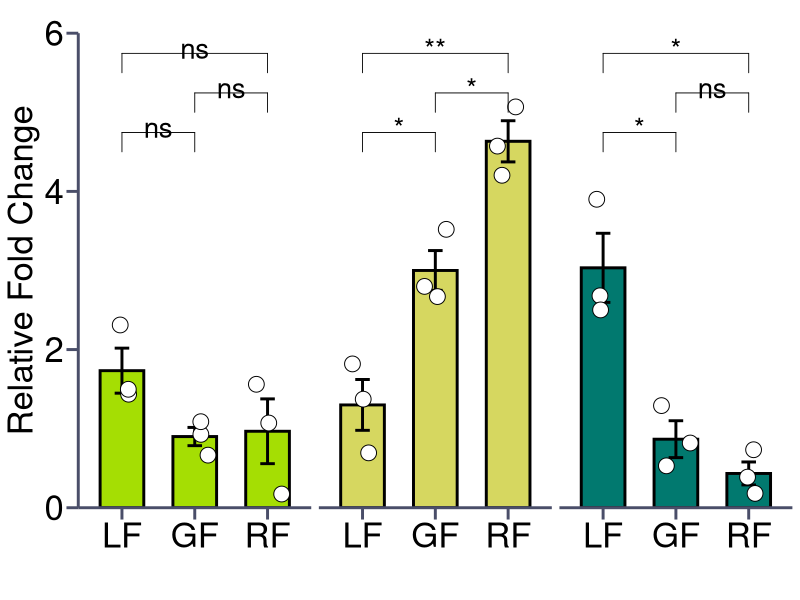

This figure's R source:
# Load the necessary libraries
library(ggplot2)
library(ggpubr)
library(tidyr)

# Create the data frame
data <- data.frame(
  lncRNA = c(1.4, 2.3, 1.5, 0.7, 0.9, 1.1, 1.6, 0.2, 1.1),
  miRNA = c(0.7, 1.8, 1.4, 2.8, 2.7, 3.5, 4.2, 4.6, 5.1),
  mRNA = c(2.7, 3.9, 2.5, 0.8, 1.3, 0.5, 0.4, 0.2, 0.7),
  group = factor(c("LF", "LF", "LF", "GF", "GF", "GF", "RF", "RF", "RF"),
                 levels = unique(c("LF", "GF", "RF"))))

# Reshape the data to long format
data_long <- pivot_longer(data, cols = c(lncRNA, miRNA, mRNA), names_to = "type", values_to = "value")

ggbarplot(
  data_long, 
  x = "group", 
  y = "value", 
  fill = "type",
  add = "mean", 
  color = "black",
  width = 0.6,
  facet.by = "type", 
  scales = "fixed", # Keep consistent y-scales across facets (free_y/fixed)
  xlab = "", 
  ylab = "Relative Fold Change",
  title = "",
  size = 1 #Increase border size
) + 
  # Add error bars
  stat_summary(
    fun.data = mean_se, 
    geom = "errorbar", 
    width = 0.2,
    size = 1
  ) + 
  # Add jitter points
  geom_jitter(
    position = position_jitter(width = 0.2), 
    size = 5, 
    color = "black",
    fill = "white",
    shape = 21
  ) + 
  # Add statistical comparisons
  stat_compare_means(
    comparisons = list(c("LF", "GF"), c("GF", "RF"), c("LF", "RF")),
    label = "p.signif", 
    method = "t.test", 
    tip.length = 0.05,
    vjust = 0.5, 
    size = 7, 
    label.y = c(4.5, 5, 5.5)) + 
  # Apply custom theme and scales
  theme_classic() +
  scale_fill_manual(values = c('lncRNA' = '#a5de03', 'miRNA' = '#d6d760', 'mRNA' = '#01796f')) +
  scale_y_continuous(limits = c(0, 6), breaks = seq(0, 6, by = 2), expand = c(0, 0)) + 
  theme(
    axis.line = element_line(linewidth = 1, colour = "#4a4e69"),
    axis.ticks = element_line(linewidth = 1, colour = "#4a4e69"),
    axis.text.x = element_text(size = 25, colour = "black"), 
    axis.text.y = element_text(size = 25, colour = "black"),
    axis.title.x = element_text(size = 25, colour = "black"), 
    axis.title.y = element_text(size = 25, colour = "black"), 
    axis.ticks.length = unit(0.3, "cm"), 
    legend.position = "none",
    strip.background = element_blank(),
    strip.text.x = element_blank())
